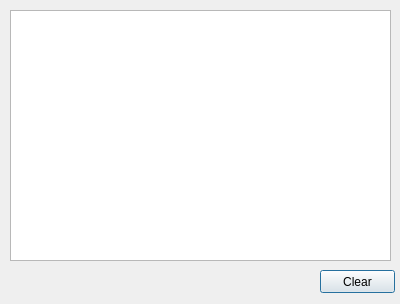
<?xml version="1.0" encoding="UTF-8"?>
<ui version="4.0">
 <class>ConsoleWindow</class>
 <widget class="QDialog" name="ConsoleWindow">
  <property name="geometry">
   <rect>
    <x>0</x>
    <y>0</y>
    <width>400</width>
    <height>304</height>
   </rect>
  </property>
  <property name="windowTitle">
   <string>Console</string>
  </property>
  <property name="toolTip">
   <string notr="true"/>
  </property>
  <property name="whatsThis">
   <string notr="true"/>
  </property>
  <property name="modal">
   <bool>false</bool>
  </property>
  <widget class="QPushButton" name="pushButton">
   <property name="geometry">
    <rect>
     <x>320</x>
     <y>270</y>
     <width>75</width>
     <height>23</height>
    </rect>
   </property>
   <property name="text">
    <string>Clear</string>
   </property>
  </widget>
  <widget class="QPlainTextEdit" name="console">
   <property name="geometry">
    <rect>
     <x>10</x>
     <y>10</y>
     <width>381</width>
     <height>251</height>
    </rect>
   </property>
  </widget>
 </widget>
 <resources/>
 <connections/>
</ui>
